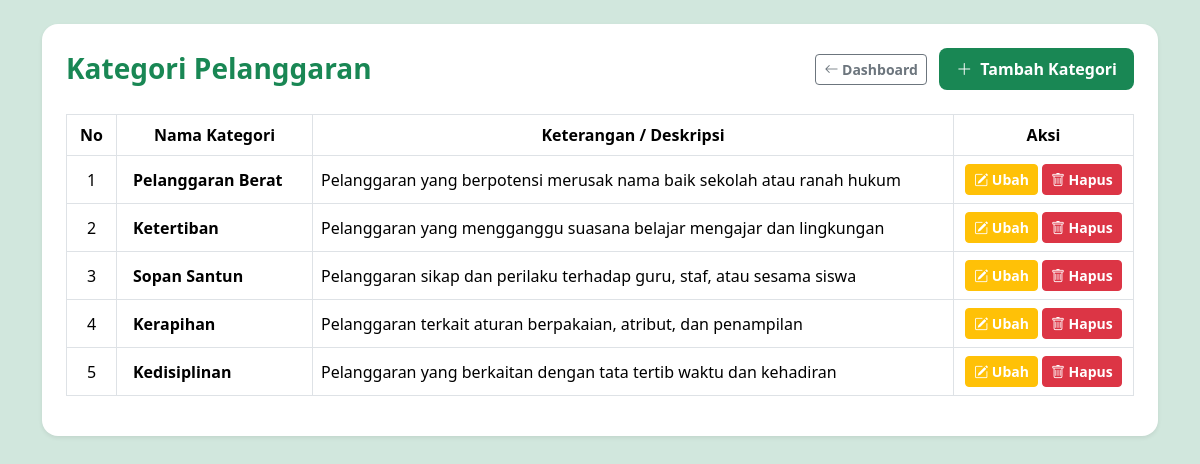
The page /proses/kategori_pelanggaran.php on the database its author committed.
### tables this page shows
CREATE TABLE `t_pelanggaran_kategori` (
  `id` int(11) NOT NULL,
  `nama` varchar(100) NOT NULL,
  `deskripsi` text NOT NULL,
  `status_aktif` tinyint(1) NOT NULL,
  `created_at` timestamp NOT NULL DEFAULT current_timestamp(),
  `updated_at` timestamp NOT NULL DEFAULT current_timestamp()
);

### proses/kategori_pelanggaran.php (the view, shortened to what this page needs)
<?php
include '../config/koneksi.php';
?>
<!DOCTYPE html>
<html lang="id">
<head>
    <link href="https://cdn.jsdelivr.net/npm/bootstrap@5.3.3/dist/css/bootstrap.min.css" rel="stylesheet">
    <link rel="stylesheet" href="https://cdn.jsdelivr.net/npm/bootstrap-icons@1.11.3/font/bootstrap-icons.min.css">
</head>
<body style="background-color: #d1e7dd;">
<div class="container my-4">
    <div class="card border-0 shadow-sm rounded-4 p-4">
        <div class="d-flex justify-content-between align-items-center mb-4">
            <h3 class="fw-bold text-success m-0">Kategori Pelanggaran</h3>
            <div>
                <a href="../dashboard.php" class="btn btn-outline-secondary btn-sm me-2 fw-semibold">
                    <i class="bi bi-arrow-left"></i> Dashboard
                </a>
                <a href="tambah_kategori_pelanggaran.php" class="btn btn-custom-add px-3 py-2 rounded-3">
                    <i class="bi bi-plus-lg me-1"></i> Tambah Kategori
                </a>
            </div>
        </div>
        <div class="table-responsive">
            <table class="table table-bordered align-middle text-center">
                <thead style="background-color: #d1e7dd;">
                    <tr class="fw-semibold">
                        <th width="50">No</th>
                        <th>Nama Kategori</th>
                        <th>Keterangan / Deskripsi</th>
                        <th width="180">Aksi</th>
                    </tr>
                </thead>
                <tbody>
                    <?php
                    $no = 1;
                    $query = mysqli_query($koneksi, "SELECT * FROM t_pelanggaran_kategori ORDER BY id DESC");
                    if ($query && mysqli_num_rows($query) > 0) {
                        while ($data = mysqli_fetch_assoc($query)) {
                            $id            = $data['id'] ?? $data['id_kategori'] ?? $data['id_pelanggaran_kategori'] ?? 0;
                            $nama_kategori = $data['nama_kategori'] ?? $data['kategori'] ?? $data['nama'] ?? '-';
                            $keterangan    = $data['keterangan'] ?? $data['deskripsi'] ?? '-';
                    ?>
                            <tr>
                                <td><?= $no++; ?></td>
                                <td class="fw-semibold text-start px-3"><?= htmlspecialchars($nama_kategori); ?></td>
                                <td class="text-start"><?= htmlspecialchars($keterangan); ?></td>
                                <td>
                                    <div class="d-flex justify-content-center gap-1">
                                        <a href="edit_kategori_pelanggaran.php?id=<?= $id; ?>" class="btn btn-warning btn-sm text-white fw-bold px-2">
                                            <i class="bi bi-pencil-square"></i> Ubah
                                        </a>
                                        <a href="hapus_kategori_pelanggaran.php?id=<?= $id; ?>" class="btn btn-danger btn-sm fw-bold px-2" onclick="return confirm('Yakin ingin menghapus kategori ini?')">
                                            <i class="bi bi-trash"></i> Hapus
                                        </a>
                                    </div>
                                </td>
                            </tr>
                    <?php
                        }
                    } else {
                    ?>
                        <tr>
                            <td colspan="4" class="text-center text-muted py-4">Belum ada data kategori pelanggaran.</td>
                        </tr>
                    <?php } ?>
                </tbody>
            </table>
        </div>
    </div>
</div>
</body>
</html>

### proses/kategori_pelanggaran.php (style rules this page uses)
.btn-custom-add { background-color: #198754; color: white; font-weight: 600; }

### rows shown on the page
t_pelanggaran_kategori: nama "Pelanggaran Berat", deskripsi "Pelanggaran yang berpotensi merusak nama baik sekolah atau ranah hukum"
t_pelanggaran_kategori: nama "Ketertiban", deskripsi "Pelanggaran yang mengganggu suasana belajar mengajar dan lingkungan"
t_pelanggaran_kategori: nama "Sopan Santun", deskripsi "Pelanggaran sikap dan perilaku terhadap guru, staf, atau sesama siswa"
t_pelanggaran_kategori: nama "Kerapihan", deskripsi "Pelanggaran terkait aturan berpakaian, atribut, dan penampilan"
t_pelanggaran_kategori: nama "Kedisiplinan", deskripsi "Pelanggaran yang berkaitan dengan tata tertib waktu dan kehadiran"
